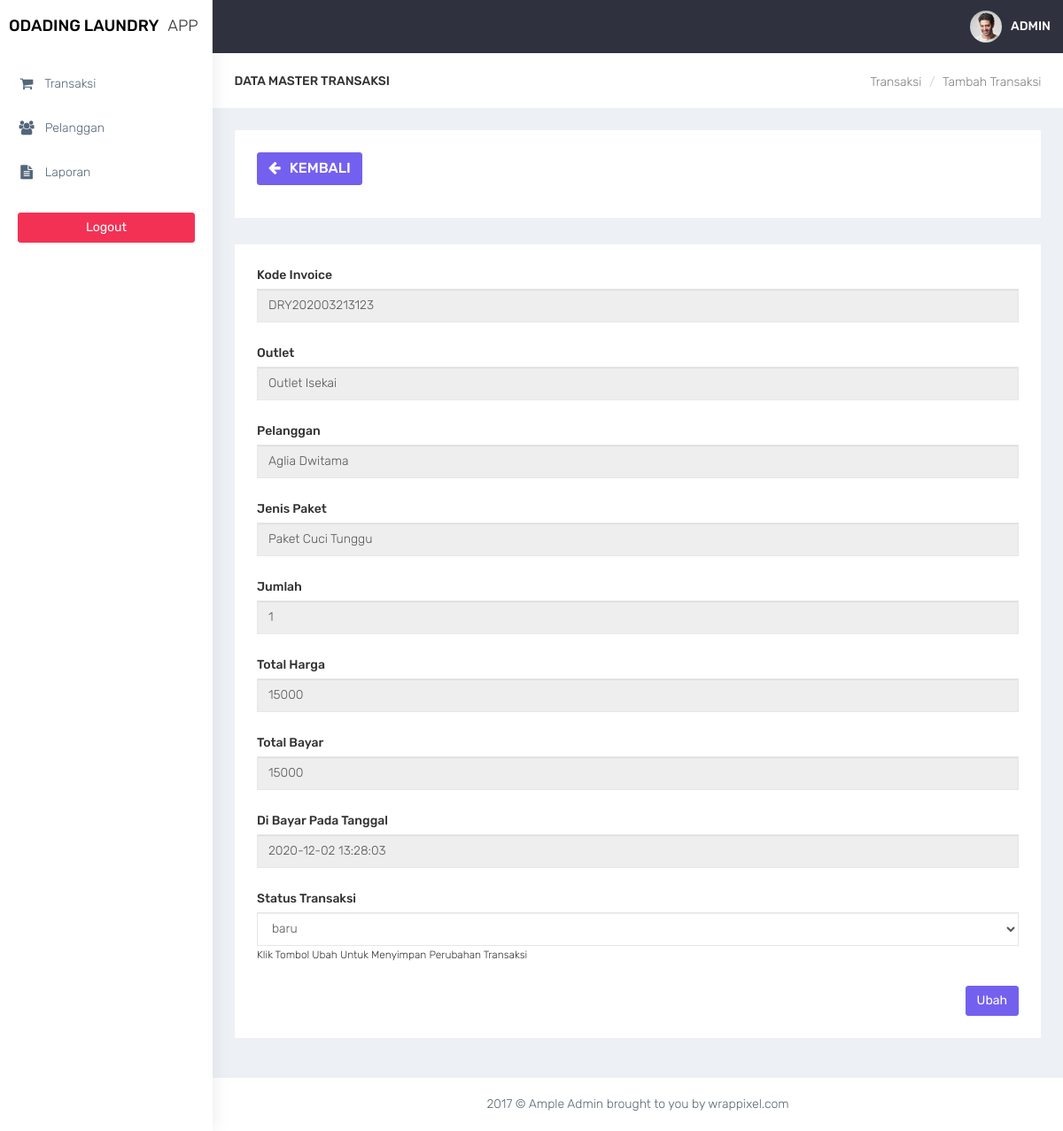
The app's page /kasir/transaksi_detail.php?id=11 (signed in) with its own data.
### tables this page shows
CREATE TABLE `transaksi` (
  `id_transaksi` int(11) NOT NULL,
  `outlet_id` int(11) DEFAULT NULL,
  `kode_invoice` varchar(100) DEFAULT NULL,
  `member_id` int(11) DEFAULT NULL,
  `tgl` datetime DEFAULT NULL,
  `batas_waktu` datetime DEFAULT NULL,
  `tgl_pembayaran` datetime DEFAULT NULL,
  `biaya_tambahan` int(11) DEFAULT NULL,
  `diskon` double DEFAULT NULL,
  `pajak` int(11) DEFAULT NULL,
  `status` enum('baru','proses','selesai','diambil') DEFAULT NULL,
  `status_bayar` enum('dibayar','belum') DEFAULT NULL,
  `user_id` int(11) DEFAULT NULL
);

CREATE TABLE `outlet` (
  `id_outlet` int(11) NOT NULL,
  `nama_outlet` varchar(100) DEFAULT NULL,
  `alamat_outlet` text DEFAULT NULL,
  `telp_outlet` varchar(15) DEFAULT NULL
);

CREATE TABLE `member` (
  `id_member` int(11) NOT NULL,
  `nama_member` varchar(100) DEFAULT NULL,
  `alamat_member` text DEFAULT NULL,
  `jenis_kelamin` enum('L','P') DEFAULT NULL,
  `telp_member` varchar(15) DEFAULT NULL,
  `no_ktp` varchar(30) DEFAULT NULL
);

CREATE TABLE `paket` (
  `id_paket` int(11) NOT NULL,
  `jenis_paket` enum('kiloan','selimut','bedcover','kaos','lain') DEFAULT NULL,
  `nama_paket` varchar(100) DEFAULT NULL,
  `harga` int(11) DEFAULT NULL,
  `outlet_id` int(11) DEFAULT NULL
);

CREATE TABLE `detail_transaksi` (
  `id_detail` int(11) NOT NULL,
  `transaksi_id` int(11) DEFAULT NULL,
  `paket_id` int(11) DEFAULT NULL,
  `qty` double DEFAULT NULL,
  `total_harga` double DEFAULT NULL,
  `keterangan` text DEFAULT NULL,
  `total_bayar` int(11) DEFAULT NULL
);

### kasir/functions.php (called while the page is built, shortened)
<?php
function ambilsatubaris($conn,$query){
    $db = mysqli_query($conn,$query);
    return mysqli_fetch_assoc($db);
}
?>

### kasir/transaksi_detail.php (the view, shortened to what this page needs)
<?php
require 'functions.php';
$status = ['baru','proses','selesai','diambil'];
$query = "SELECT transaksi.*,member.nama_member , detail_transaksi.*,outlet.nama_outlet,paket.nama_paket FROM transaksi INNER JOIN member ON member.id_member = transaksi.member_id INNER JOIN detail_transaksi ON detail_transaksi.transaksi_id = transaksi.id_transaksi INNER JOIN outlet ON outlet.id_outlet = transaksi.outlet_id INNER JOIN paket ON paket.outlet_id = transaksi.outlet_id  WHERE transaksi.id_transaksi=".$_GET['id'];
$data = ambilsatubaris($conn,$query);
require'layout_header.php';
?>
<div class="container-fluid">
    <div class="row bg-title">
        <div class="col-lg-3 col-md-4 col-sm-4 col-xs-12">
            <h4 class="page-title">Data Master Transaksi</h4> </div>
        <div class="col-lg-9 col-sm-8 col-md-8 col-xs-12">
            <ol class="breadcrumb">
                <li><a href="outlet.php">Transaksi</a></li>
                <li><a href="#">Tambah Transaksi</a></li>
            </ol>
        </div>
    </div>
    <div class="row">
        <div class="col-md-12 col-lg-12 col-sm-12 col-xs-12">
            <div class="white-box">
                <div class="row">
                    <div class="col-md-6">
                          <a href="javascript:void(0)" onclick="window.history.back();" class="btn btn-primary box-title"><i class="fa fa-arrow-left fa-fw"></i> Kembali</a>
                    </div>
                </div>
            </div>
        </div>
    </div>
    <div class="row">
        <div class="col-md-12 col-lg-12 col-sm-12 col-xs-12">
            <div class="white-box">
                <form method="post" action="">
                <div class="form-group">
                    <label>Kode Invoice</label>
                    <input type="text" name="kode_invoice" class="form-control" readonly="" value="<?= $data['kode_invoice'] ?>">
                </div>
                <div class="form-group">
                    <label>Outlet</label>
                    <input type="text" name="username" class="form-control" readonly="" value="<?= $data['nama_outlet'] ?>">
                </div>
                <div class="form-group">
                    <label>Pelanggan</label>
                    <input type="text" name="password" class="form-control" readonly="" value="<?= $data['nama_member'] ?>">
                </div>
                <div class="form-group">
                    <label>Jenis Paket</label>
                    <input type="text" name="password" class="form-control" readonly="" value="<?= $data['nama_paket'] ?>">
                </div>
                <div class="form-group">
                    <label>Jumlah</label>
                    <input readonly=""   type="text" name="qty" class="form-control" value="<?= $data['qty'] ?>">
                </div>
                <div class="form-group">
                    <label>Total Harga</label>
                    <input readonly=""   type="text" name="biaya_tambahan" class="form-control" value="<?= $data['total_harga'] ?>">
                </div>
                <?php if ($data['total_bayar'] > 0 ): ?>
                    <div class="form-group">
                        <label>Total Bayar</label>
                        <input readonly=""   type="text" name="biaya_tambahan" class="form-control" value="<?= $data['total_bayar'] ?>">
                    </div>
                    <div class="form-group">
                        <label>Di Bayar Pada Tanggal </label>
                        <input readonly=""   type="text" name="biaya_tambahan" class="form-control" value="<?= $data['tgl_pembayaran'] ?>">
                    </div>
                <?php  endif;?>
                    <div class="form-group">
                        <label>Status Transaksi</label>
                        <select name="status" class="form-control">
                            <?php foreach ($status as $key): ?>
                            <?php if ($key == $data['status']): ?>
                            <option value="<?= $key ?>" selected><?= $key ?></option>
                            <?php endif ?>
                            <?php endforeach ?>
                        </select>
                        <small>Klik Tombol Ubah Untuk Menyimpan Perubahan Transaksi</small>
                    </div>
                <div class="text-right">
                    <button type="submit" name="btn-simpan" class="btn btn-primary">Ubah</button>
                </div>
                </form>
            </div>
        </div>
    </div>
</div>
<?php
require'layout_footer.php';
?>

### assets/css/colors/default.css (style rules this page uses)
body { background: #fff; }

### records on screen
transaksi: kode_invoice "DRY202003213123", biaya_tambahan "2020-12-02 13:28:03", status "baru"
outlet: username "Outlet Isekai"
member: password "Aglia Dwitama"
paket: password "Paket Cuci Tunggu"
detail_transaksi: qty "1", biaya_tambahan "15000"
